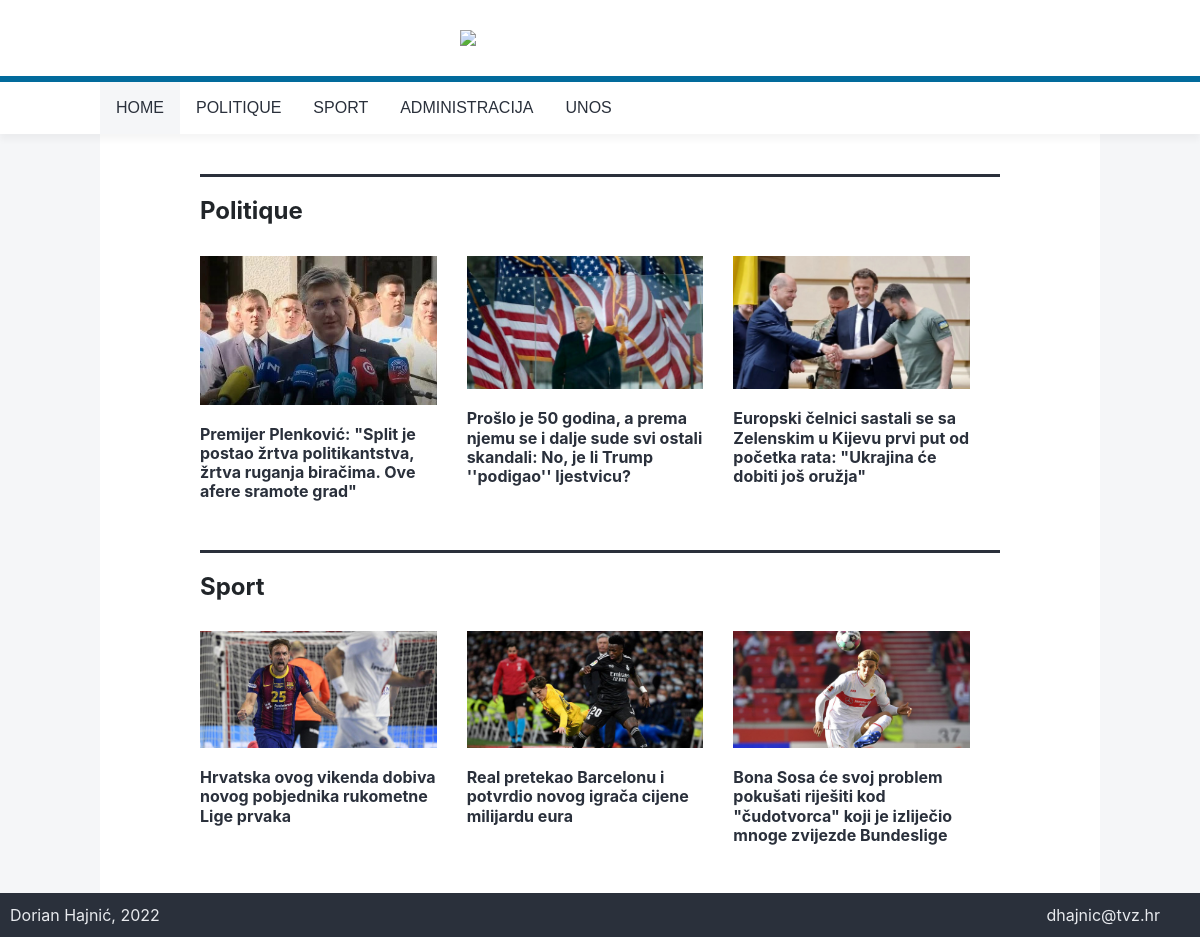
Page /projekt/index.php on the committed database.
### tables this page shows
CREATE TABLE `articles` (
  `id` int(11) NOT NULL,
  `title` varchar(150) NOT NULL,
  `date` date NOT NULL,
  `short_desc` text NOT NULL,
  `text` text NOT NULL,
  `image` varchar(50) NOT NULL,
  `category` varchar(50) NOT NULL,
  `archive` tinyint(1) NOT NULL
);

### projekt/index.php (the view, shortened to what this page needs)
<!DOCTYPE html>
<html lang="en">
  <head>
    <link href="css/bootstrap.min.css" rel="stylesheet">
    <link href="css/design.css" rel="stylesheet">
    <link href="//db.onlinewebfonts.com/c/d592bb492b28515987de431a85f70054?family=Marr+Sans+Cond+Web+Bold" rel="stylesheet" type="text/css"/>
  </head>
  <header>
    <div class="row">
      <div class="col-md-6 offset-md-3"><img src="img/lemonde.png" class="logo"></div>
    </div>
  </header>
  <body>
    <nav>
      <ul class="nav">
          <li><a class="active" href="index.php">HOME</a></li>
          <li><a href="sites/category.php?cat=Politika">POLITIQUE</a></li>
          <li><a href="sites/category.php?cat=Sport">SPORT</a></li>
          <li><a href="sites/admin.php">ADMINISTRACIJA</a></li>
          <li><a href="sites/unos.html">UNOS</a></li>
      </ul>
    </nav>
    <div class="content">
    <?php
      include 'sites/connect.php';
    ?>
      <div class="category">
        <h1>Politique</h1>
        <div class="row">
        <?php
          $query = "SELECT * FROM articles WHERE archive=0 AND category='politika' LIMIT 3";
          $result = mysqli_query($dbc, $query);
          while($row = mysqli_fetch_array($result)) {
          echo'<div class="article col-md-4">';
          echo '<a href="sites/clanak.php?id='.$row['id'].'">';
          echo '<img src="' . UPLPATH . $row['image'] . '">';
          echo '<h2>';
          echo $row['title'];
          echo '</h2></a>';
          echo '</div>';
        }
      ?>
        </div>
      </div>
      <div class="category">
        <h1>Sport</h1>
        <div class="row">
        <?php
          $query = "SELECT * FROM articles WHERE archive=0 AND category='sport' LIMIT 3";
          $result = mysqli_query($dbc, $query);
          while($row = mysqli_fetch_array($result)) {
          echo'<div class="article col-md-4">';
          echo '<a href="sites/clanak.php?id='.$row['id'].'">';
          echo '<img src="' . UPLPATH . $row['image'] . '">';
          echo '<h2>';
          echo $row['title'];
          echo '</h2></a>';
          echo '</div>';
        }
      ?>
        </div>
      </div>
    </div>
  </body>
  <footer>
    <div class="row">
      <div class="col-md-2"><p>Dorian Hajnić, 2022</p></div>
      <div class="col-md-2 offset-md-8" ><p style="float:right">dhajnic@tvz.hr</p></div>
    </div>
  </footer>
</html>

### projekt/css/design.css (style rules this page uses)
.logo { width: 250px; display: block; margin-left: auto; margin-right: auto; margin-top: 30px; margin-bottom: 30px; }
nav { position: sticky; border-top: 0.4rem solid #026b9c; box-shadow: 0 0.4rem 0.4rem 0 rgb(0 0 0 / 4%); top: 0px; z-index: 1000; background-color: white; }
.nav { width: 1000px; list-style-type: none; margin: auto; padding: 0; overflow: hidden; background-color: white; }
.nav li { float: left; }
.nav li a { display: block; color: #2a303b; text-align: center; padding: 14px 16px; text-decoration: none; font-family: din-condensed, sans-serif; }
.active { background-color: #f5f6f8; }
header { background-color: white; }
body { background-color:#f5f6f8; }
footer { width: 100%; bottom: 0; color: #e8eaee; background-color: #2a303b; position: relative; }
footer p { margin: 10px; }
.content { margin: auto; padding-top: 40px; width: 1000px; background-color: white; }
.category { margin: auto; width: 800px; border-top: 0.2rem solid #2a303b; }
.content h1 { font-size: 24px; font-weight: bold; margin-top: 20px; margin-bottom: 10px; }
.article { margin-top: 20px; margin-bottom: 20px; }
.article h2 { font-size: 16px; font-weight: bold; color: #2a303b; padding-top: 20px; padding-bottom: 20px; }
.article img { width:100%; }
.row { max-width: 100%; }

### rows in the picture
articles: image (picture), title "Premijer Plenković: \"Split je postao žrtva politikantstva, žrtva ruganja biračima. Ove afere sramote grad\""
articles: image (picture), title "Prošlo je 50 godina, a prema njemu se i dalje sude svi ostali skandali: No, je li Trump ''podigao'' ljestvicu?"
articles: image (picture), title "Europski čelnici sastali se sa Zelenskim u Kijevu prvi put od početka rata: \"Ukrajina će dobiti još oružja\""
articles: image (picture), title "Hrvatska ovog vikenda dobiva novog pobjednika rukometne Lige prvaka"
articles: image (picture), title "Real pretekao Barcelonu i potvrdio novog igrača cijene milijardu eura"
articles: image (picture), title "Bona Sosa će svoj problem pokušati riješiti kod \"čudotvorca\" koji je izliječio mnoge zvijezde Bundeslige"
